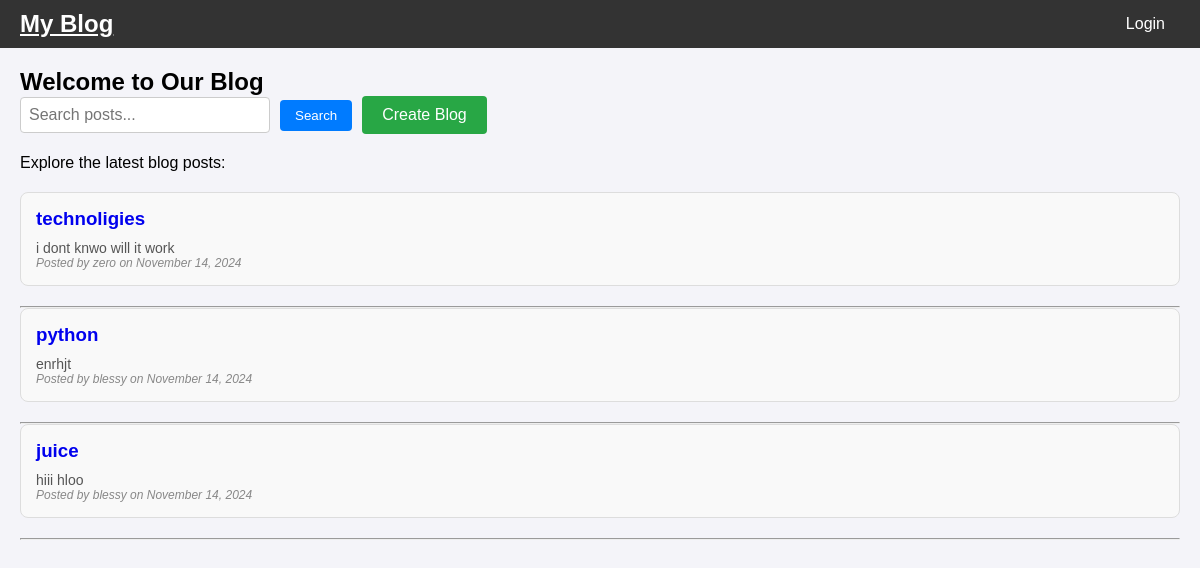
The page / on the database its author committed.
### Blog/models.py (models this page shows, shortened)
class Blog_Post(models.Model):
    title=models.CharField(max_length=100)
    content=models.TextField()
    author=models.ForeignKey(User, on_delete=models.CASCADE)
    created_at = models.DateTimeField(auto_now_add=True)
    updated_at = models.DateTimeField(auto_now=True)
    tags=models.ManyToManyField(Tag, related_name='blogs', blank=True)
    is_approved = models.BooleanField(default=False)

### Blog/views.py (the view)
# urls.py: path('', views.home, name='home'),
def home(request):
    search=request.GET.get('search','')
    if search:
        blogs = Blog_Post.objects.filter(Q(title__icontains=search) | Q(content__icontains=search) | Q(tags__name__icontains=search)).distinct().order_by('-created_at')
    else:
        blogs=Blog_Post.objects.all().order_by('-created_at')
    latest_posts = Blog_Post.objects.all().order_by('-created_at')
    return render(request, 'blog/home.html', {'latest_posts': latest_posts,'blogs':blogs})

### Blog/templates/blog/home.html (shortened to what this page needs)
{% block content %}
{% include 'blog/navbar.html'%}
    <div class="container">
        <header>
            <div class="header-content">
                <h2>Welcome to Our Blog</h2>
                <div class="header-actions">
                    <form action="{% url 'home' %}" method="get" class="search-form">
                        <input type="text" name="search" placeholder="Search posts..." class="search-bar">
                        <button type="submit" class="search-btn">Search</button>
                    </form>
                    <a href="{% url 'create_blog' %}" class="create-btn">Create Blog</a>
                </div>
            </div>
        </header>
        <p>Explore the latest blog posts:</p>
        <div class="latest-posts">
            {% if blogs %}
    {% for post in blogs %}
        <div class="post-item">
            <h3>
                    {% if user.is_authenticated %}
                        <a href="{% url 'blog_details' post.id %}">{{ post.title }}</a>
                    {% else %}
                        <a href="{% url 'login' %}">{{ post.title }}</a>
                    {% endif %}
            </h3>
            <p>{{ post.content|truncatewords:30 }}</p>
            <p>
                <em>Posted by {{ post.author }} on {{ post.created_at|date:"F d, Y" }}</em>
            </p>
        </div>
        <hr>
    {% endfor %}
{% else %}
    <p>No blog posts available yet.</p>
{% endif %}
        </div>
    </div>
{% endblock %}

### Blog/templates/blog/home.html (style rules this page uses)
.container { max-width: 1200px; margin: 0 auto; padding: 20px; }
header { display: flex; justify-content: space-between; align-items: center; margin-bottom: 20px; }
.header-content { display: flex; flex-direction: column; align-items: flex-start; }
.header-actions { display: flex; align-items: center; gap: 10px; }
.search-form { display: flex; align-items: center; }
.search-bar { padding: 8px; font-size: 16px; border-radius: 4px; border: 1px solid #ccc; width: 250px; }
.search-btn { padding: 8px 15px; margin-left: 10px; background-color: #007bff; color: white; border: none; border-radius: 4px; cursor: pointer; }
.create-btn { padding: 10px 20px; background-color: #28a745; color: white; border: none; border-radius: 4px; text-decoration: none; }
.latest-posts { margin-top: 20px; }
.post-item { margin-bottom: 20px; padding: 15px; background-color: #f9f9f9; border: 1px solid #ddd; border-radius: 5px; }
.post-item h3 { margin-bottom: 10px; color: #007bff; }
.post-item h3 a { text-decoration: none; }
.post-item p { font-size: 14px; color: #555; }
.post-item p em { font-size: 12px; color: #888; }
.post-item { padding: 15px; background-color: #f9f9f9; border-radius: 8px; margin-bottom: 20px; }

### Blog/templates/blog/navbar.html (style rules this page uses)
* { margin: 0; padding: 0; box-sizing: border-box; }
body { font-family: Arial, sans-serif; background-color: #f4f4f9; }

### rows shown on the page
Blog_Post: title "technoligies", content "i dont knwo will it work", author "zero", created_at "November 14, 2024"
Blog_Post: title "python", content "enrhjt", author "blessy", created_at "November 14, 2024"
Blog_Post: title "juice", content "hiii hloo", author "blessy", created_at "November 14, 2024"
